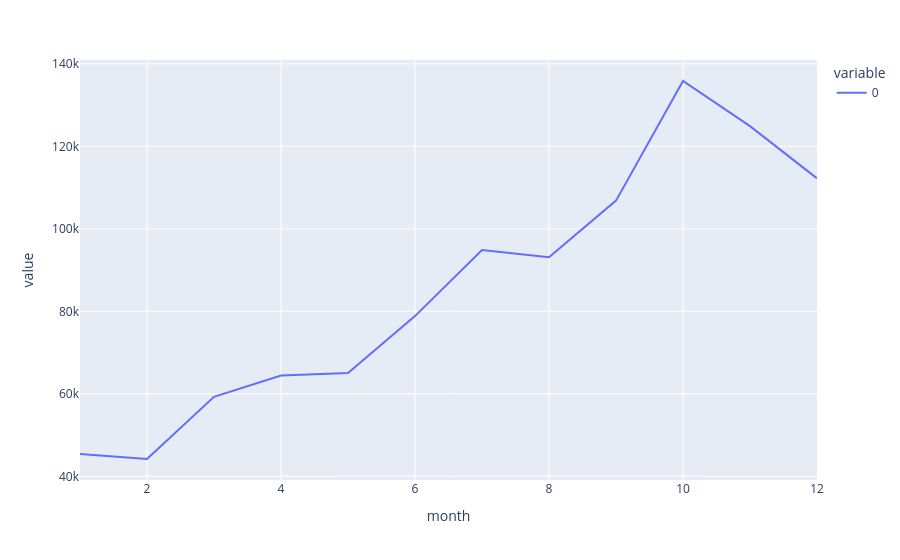

Notebook cell for this chart:
### Markdown cell above
### Monthly statistics

### Code cell
dc_mstats = dc_df.groupby('month').size()
px.line(dc_mstats)

### Figure 1 — Plotly figure (JSON) as saved in the notebook; plotly's stock layout.template omitted (floating-point values rounded to 4 significant figures)
{"data": [{"hovertemplate": "variable=0<br>month=%{x}<br>value=%{y}<extra></extra>", "legendgroup": "0", "line": {"color": "#636efa", "dash": "solid"}, "marker": {"symbol": "circle"}, "mode": "lines", "name": "0", "orientation": "v", "showlegend": true, "type": "scatter", "x": [1, 2, 3, 4, 5, 6, 7, 8, 9, 10, 11, 12], "xaxis": "x", "y": [45426, 44197, 59256, 64446, 65029, 78836, 94871, 93102, 106841, 135841, 124908, 112242], "yaxis": "y"}], "layout": {"legend": {"title": {"text": "variable"}, "tracegroupgap": 0}, "margin": {"t": 60}, "xaxis": {"anchor": "y", "domain": [0, 1], "title": {"text": "month"}}, "yaxis": {"anchor": "x", "domain": [0, 1], "title": {"text": "value"}}}}
